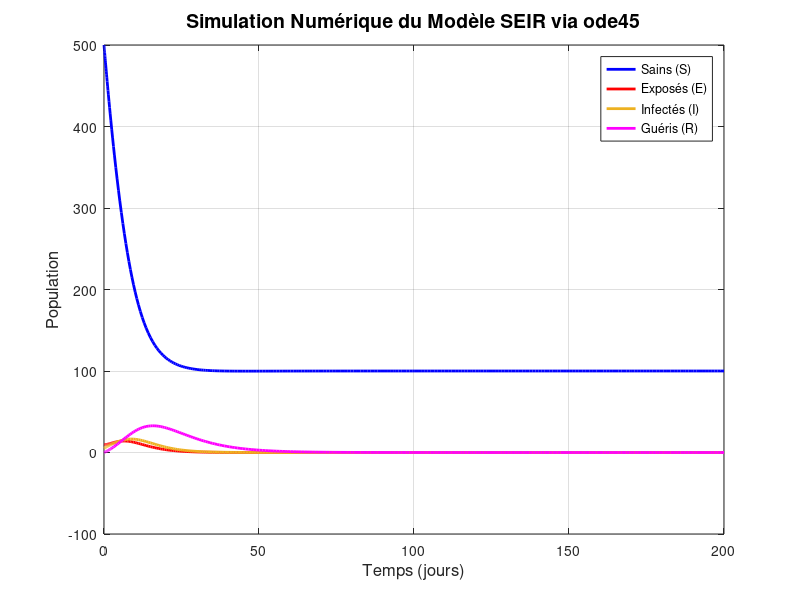

This chart was generated by the following MATLAB code:
function main_SEIR()
    % --- Paramètres du modèle ---
    Lambda = 10;     % Taux de recrutement
    beta   = 0.002;  % Taux de transmission
    alpha  = 0.5;    % Taux de passage d'Exposé à Infecté
    gamma  = 0.3;    % Taux de guérison
    mu     = 0.1;    % Taux de mortalité naturelle

    % --- Conditions initiales ---
    S0 = 500; E0 = 10; I0 = 5; R0 = 0;
    X0 = [S0; E0; I0; R0]; 

    % --- Intervalle de temps ---
    tspan = [0 200];

    % --- Résolution Numérique ---
    [t, X] = ode45(@(t, X) SEIR_equations(t, X, Lambda, beta, alpha, gamma, mu), tspan, X0);

    % --- Tracé des Courbes (S, E, I, R) ---
    figure;
    plot(t, X(:,1), 'b-', 'LineWidth', 2); hold on;
    plot(t, X(:,2), 'r-', 'LineWidth', 2);
    plot(t, X(:,3), 'Color', [0.9290 0.6940 0.1250], 'LineWidth', 2); % Jaune/Orange
    plot(t, X(:,4), 'm-', 'LineWidth', 2); % Violet
    hold off; grid on;
    
    xlabel('Temps (jours)', 'FontSize', 12);
    ylabel('Population', 'FontSize', 12);
    title('Simulation Numérique du Modèle SEIR via ode45', 'FontSize', 14);
    legend('Sains (S)', 'Exposés (E)', 'Infectés (I)', 'Guéris (R)', 'Location', 'best');
end

% --- Définition du champ de vecteurs ---
function dXdt = SEIR_equations(t, X, Lambda, beta, alpha, gamma, mu)
    S = X(1); E = X(2); I = X(3); R = X(4);
    dXdt = zeros(4, 1);
    
    dXdt(1) = Lambda - beta * S * I - mu * S;
    dXdt(2) = beta * S * I - (mu + alpha) * E;
    dXdt(3) = alpha * E - (mu + gamma) * I;
    dXdt(4) = gamma * I - mu * R;
end
